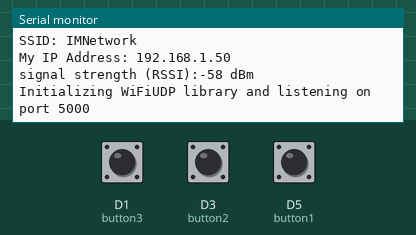
A sketch run on a simulated Arduino MKR. On the bench: the last lines printed to the serial monitor. The inputs (shaded band) are chosen by the test bench; at power-on: D1 (button3) LOW, D3 (button2) LOW, D5 (button1) LOW. WiFi joins after 1.5 s; servers stay silent unless stated.

Above: at 12.7 s.
12.8 s: D1 (button3) pulled HIGH for 0.15 s
At 14.0 s:
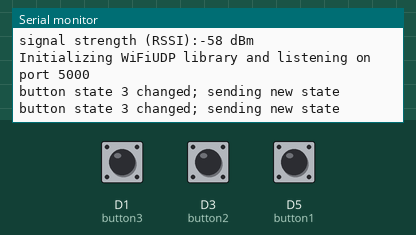
14.4 s: D3 (button2) pulled HIGH for 0.15 s
At 15.2 s:
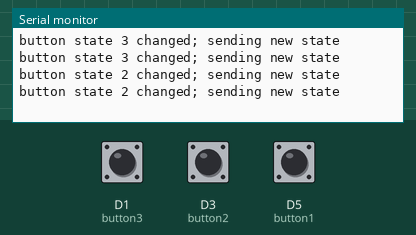
16.0 s: D5 (button1) pulled HIGH for 0.15 s
At 17.6 s:
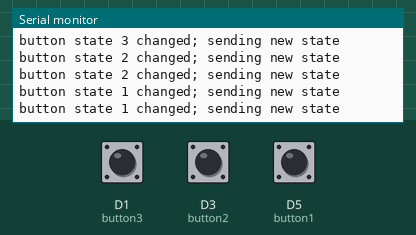
Timing chart, 0 to 19.1 s (numbered marks = the images above; inputs shaded):
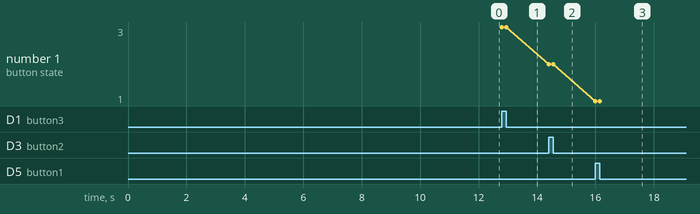

Measured:
- after the input at 12.8 s, the serial monitor: prints a new line at once (image 1)
- after the input at 14.4 s, the serial monitor: prints a new line at once (image 2)
- after the input at 16.0 s, the serial monitor: prints a new line at once (image 3)
- plotted number 1: 3 → 2 after the input at 14.4 s, 2 → 1 after the input at 16.0 s

The sketch:

Transmitter.ino
```cpp
/*
  WiFi UDP Send Byte on Button Press
  Based on UDP Send and Receive String
  created 3 February 2019
  by Michael Shiloh
*/

#include <SPI.h>
#include <WiFiNINA.h>
#include <WiFiUdp.h>

int status = WL_IDLE_STATUS;
#include "arduino_secrets.h"
///////please enter your sensitive data in the Secret tab/arduino_secrets.h
char ssid[] = SECRET_SSID;        // your network SSID (name)
char pass[] = SECRET_PASS;    // your network password (use for WPA, or use as key for WEP)
int keyIndex = 0;            // your network key Index number (needed only for WEP)

unsigned int localPort = 5000;      // local port to listen on

char packetBuffer[255]; //buffer to hold incoming packet

WiFiUDP Udp;

const int button1 = 5;
const int button2= 3;
const int button3= 1;


// remember the button state so we only send
// when the state changes
boolean buttonState1;
boolean buttonState2;
boolean buttonState3;
boolean lastButtonState1 = LOW; // arbitrary
boolean lastButtonState2 = LOW;
boolean lastButtonState3 = LOW;
void setup() {
  //Initialize serial and wait for port to open:
  Serial.begin(9600);
  while (!Serial) {
    ; // wait for serial port to connect. Needed for native USB port only
  }

  // check for the presence of the shield:
  if (WiFi.status() == WL_NO_SHIELD) {
    Serial.println("WiFi shield not present");
    // don't continue:
    while (true);
  }

  // attempt to connect to WiFi network:
  while ( status != WL_CONNECTED) {
    Serial.print("Attempting to connect to SSID: ");
    Serial.println(ssid);
    // Connect to WPA/WPA2 network. Change this line if using open or WEP network:
    status = WiFi.begin(ssid, pass);

    // wait 10 seconds for connection:
    delay(10000);
  }
  Serial.println("Connected to wifi");
  printWiFiStatus();

  Serial.print("Initializing WiFiUDP library and listening on port ");
  Serial.println(localPort);
  Udp.begin(localPort);
}

void loop() {

  // IP address of the receiving device
  IPAddress receivingDeviceAddress(192, 168, 1, 7);
  unsigned int receivingDevicePort = 2390;

  buttonState1 = digitalRead(button1);

  if (buttonState1 != lastButtonState1) {

    Serial.println("button state 1 changed; sending new state");
    Udp.beginPacket(receivingDeviceAddress, receivingDevicePort);
    Udp.write(buttonState1);
    Udp.write(button1);
    Udp.endPacket();

    lastButtonState1 = buttonState1;
  }

  buttonState2 = digitalRead(button2);

  if (buttonState2 != lastButtonState2) {

    Serial.println("button state 2 changed; sending new state");
    Udp.beginPacket(receivingDeviceAddress, receivingDevicePort);
    Udp.write(buttonState2);
    Udp.write(button2);
    Udp.endPacket();

    lastButtonState2 = buttonState2;
  }

  buttonState3 = digitalRead(button3);

  if (buttonState3 != lastButtonState3) {

    Serial.println("button state 3 changed; sending new state");
    Udp.beginPacket(receivingDeviceAddress, receivingDevicePort);
    Udp.write(buttonState3);
    Udp.write(button3);
    Udp.endPacket();

    lastButtonState3 = buttonState3;
  }

  // once we send a packet to the server, it might
  // respond, so read it

  // if there's data available, read a packet
  int packetSize = Udp.parsePacket();
  if (packetSize)
  {
    Serial.print("Received packet of size ");
    Serial.println(packetSize);
    Serial.print("From ");
    IPAddress remoteIp = Udp.remoteIP();
    Serial.print(remoteIp);
    Serial.print(", port ");
    Serial.println(Udp.remotePort());

    // read the packet into packetBufffer
    int len = Udp.read(packetBuffer, 255);
    if (len > 0) packetBuffer[len] = 0;
    Serial.println("Contents:");
    Serial.println(packetBuffer);


  }
}


void printWiFiStatus() {
  // print the SSID of the network you're attached to:
  Serial.print("SSID: ");
  Serial.println(WiFi.SSID());

  // print your WiFi shield's IP address:
  IPAddress ip = WiFi.localIP();
  Serial.print("My IP Address: ");
  Serial.println(ip);

  // print the received signal strength:
  long rssi = WiFi.RSSI();
  Serial.print("signal strength (RSSI):");
  Serial.print(rssi);
  Serial.println(" dBm");
}
```

arduino_secrets.h
```cpp
#define SECRET_SSID "IMNetwork"
#define SECRET_PASS "static123"
```
